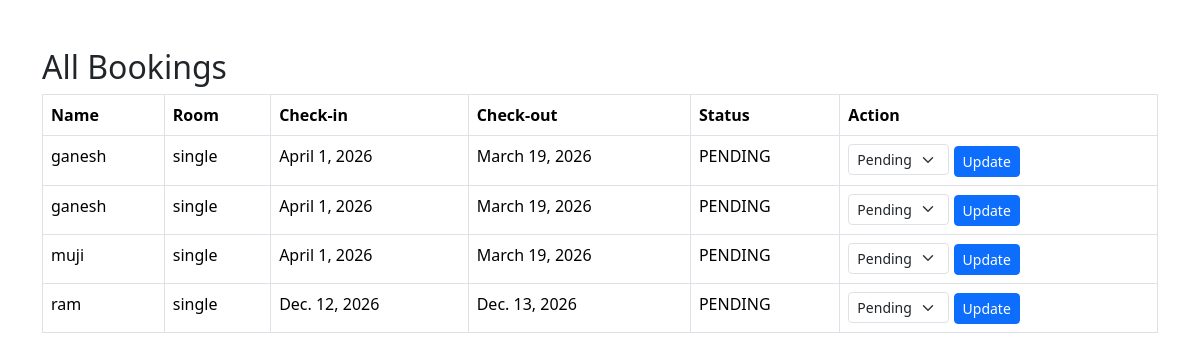
Page /owner/bookings/ on the committed database.
### restaurant/models.py (models this page shows, shortened)
class Booking(models.Model):
    STATUS_CHOICES = (
        ('PENDING', 'Pending'),
        ('APPROVED', 'Approved'),
        ('REJECTED', 'Rejected'),
    )
    ROOM_CHOICES = (
        ('single', 'Single Room'),
        ('double', 'Double Room'),
        ('suite', 'Suite'),
    )
    user = models.ForeignKey(
        settings.AUTH_USER_MODEL,
        on_delete=models.SET_NULL,
        null=True,
        blank=True,
        related_name='bookings'
    )
    name = models.CharField(max_length=100, default="Guest")
    email = models.EmailField(default="guest@example.com")
    phone = models.CharField(max_length=20, default="0000000000")
    room_type = models.CharField(max_length=20, choices=ROOM_CHOICES, default='single')
    check_in = models.DateField(default=date.today)
    check_out = models.DateField(default=date.today() + timedelta(days=1))
    nationality = models.FileField(max_length=200, upload_to='id_proofs/', default='defaults/placeholder.pdf')
    status = models.CharField(max_length=10, choices=STATUS_CHOICES, default='PENDING')
    created_at = models.DateTimeField(auto_now_add=True)
    owner_note = models.TextField(blank=True, null=True)
    message = models.TextField(blank=True, null=True)

### restaurant/views.py (the view, shortened to what this page needs)
# urls.py: path('owner/bookings/', views.owner_bookings, name='owner_bookings'),
def owner_bookings(request):
    token = request.GET.get('token')
    if token != settings.OWNER_PAGE_TOKEN:
        return render(request, 'access_denied.html')
    bookings = Booking.objects.all().order_by('-created_at')
    return render(request, 'owner_bookings.html', {'bookings': bookings})

### templates/owner_bookings.html (shortened to what this page needs)
{% load static %}
<!DOCTYPE html>
<html lang="en">
<head>
    <link href="https://cdn.jsdelivr.net/npm/bootstrap@5.3.2/dist/css/bootstrap.min.css" rel="stylesheet">
</head>
<body class="container mt-5">
    <h2>All Bookings</h2>
    <table class="table table-bordered">
        <thead>
            <tr>
                <th>Name</th>
                <th>Room</th>
                <th>Check-in</th>
                <th>Check-out</th>
                <th>Status</th>
                <th>Action</th>
            </tr>
        </thead>
        <tbody>
        {% for booking in bookings %}
            <tr>
                <td>{{ booking.name }}</td>
                <td>{{ booking.room_type }}</td>
                <td>{{ booking.check_in }}</td>
                <td>{{ booking.check_out }}</td>
                <td>{{ booking.status }}</td>
                <td>
                    <form method="POST" style="display:inline;">
                        <select name="status" class="form-select form-select-sm d-inline w-auto">
                            <option value="pending" {% if booking.status == 'pending' %}selected{% endif %}>Pending</option>
                        </select>
                        <button type="submit" class="btn btn-sm btn-primary">Update</button>
                    </form>
                </td>
            </tr>
        {% endfor %}
        </tbody>
    </table>
</body>
</html>

### rows in the picture
Booking: name "ganesh", room_type "single", check_in "April 1, 2026", check_out "March 19, 2026", status "PENDING"
Booking: name "ganesh", room_type "single", check_in "April 1, 2026", check_out "March 19, 2026", status "PENDING"
Booking: name "muji", room_type "single", check_in "April 1, 2026", check_out "March 19, 2026", status "PENDING"
Booking: name "ram", room_type "single", check_in "Dec. 12, 2026", check_out "Dec. 13, 2026", status "PENDING"
